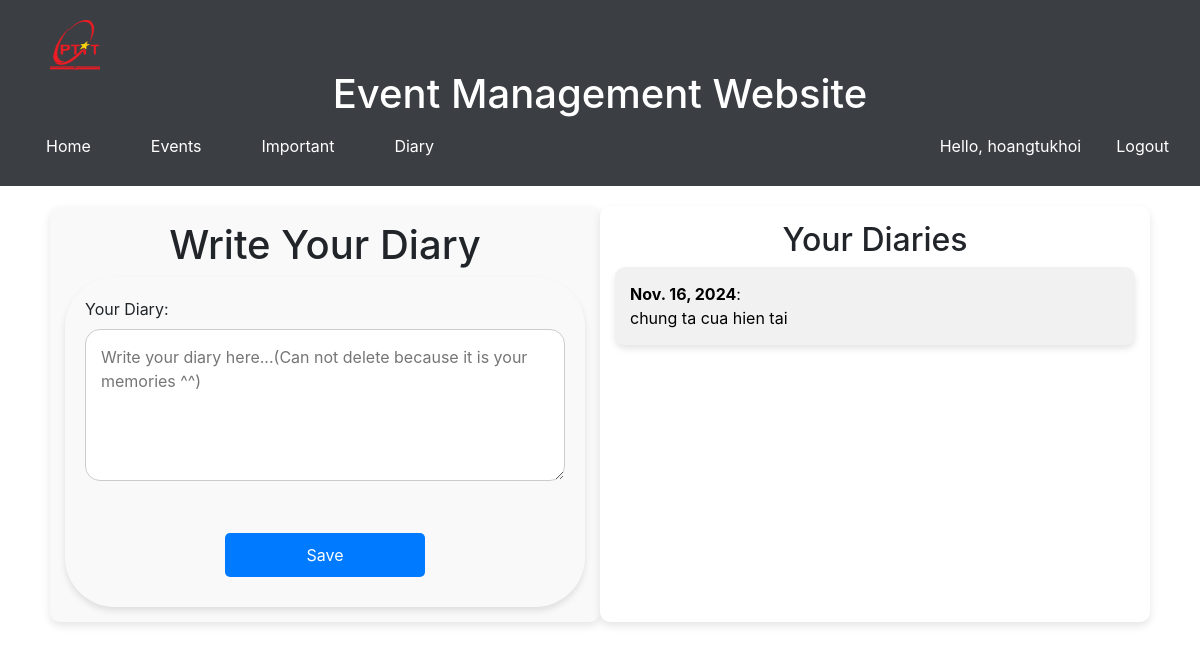
Before: /diary/ (signed in) with the older database file.
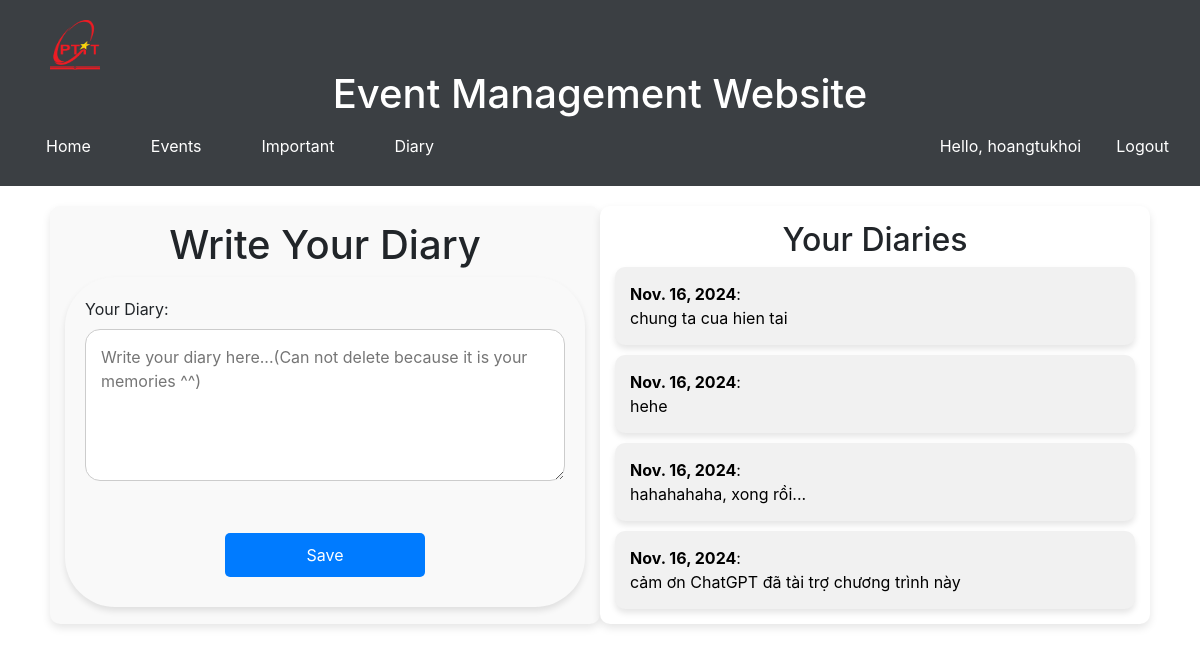
After: the same page with the newer database file.
### app/models.py (models this page shows, shortened)
class Diary(models.Model):
    date = models.DateField()
    user = models.ForeignKey(User, on_delete=models.CASCADE, null=True)
    diary = models.TextField()

### app/views.py (the view)
# urls.py: path('diary/', views.diary, name='diary'),
def diary(request):
    user_diaries = Diary.objects.filter(user=request.user).order_by('-date')
    if request.method == 'POST':
        form = DiaryForm(request.POST)
        if form.is_valid():
            diary_entry = form.save(commit=False)
            diary_entry.user = request.user
            diary_entry.date = now().date()  # Ghi lại ngày hôm nay
            diary_entry.save()
            return redirect('diary')  # Trở lại trang nhật ký
    else:
        form = DiaryForm()
    return render(request, 'app/diary.html', {'form': form, 'user_diaries': user_diaries})

### app/forms.py
class DiaryForm(forms.ModelForm):
    class Meta:
        model = Diary
        fields = ['diary']  # Chỉ hiển thị ô để viết nhật ký
        widgets = {
            'diary': forms.Textarea(attrs={'rows': 5, 'placeholder': 'Write your diary here...(Can not delete because it is your memories ^^)'}),
        }
        labels = {
            'diary': 'Your Diary',
        }

### app/templates/app/diary.html (shortened to what this page needs)
{% extends 'app/base.html' %}
{% load static %}
{% block diary %}
<link rel="stylesheet" href="{% static 'css/diary.css' %}">
<div class="container">
    <div class="left-section">
        <h1>Write Your Diary</h1>
        <form method="post">
            {{ form.as_p }}
            <button type="submit">Save</button>
        </form>
    </div>
    <div class="right-section">
        <h2>Your Diaries</h2>
        {% if user_diaries %}
            <div class="diary-list">
                {% for diary in user_diaries %}
                    <div class="diary-item" >
                        <a href="{% url 'edit_diary' diary.id %}" style="color: black; text-decoration: none;">
                            <strong>{{ diary.date }}</strong>: <br>
                            {{ diary.diary }}
                        </a>
                    </div>
                {% endfor %}
            </div>
        {% else %}
            <p>No diary entries yet. Start writing!</p>
        {% endif %}
    </div>
</div>
{% endblock diary %}

Changed rows visible on the page:
added Diary: date "Nov. 16, 2024", diary "hehe"
added Diary: date "Nov. 16, 2024", diary "hahahahaha, xong rồi..."
added Diary: date "Nov. 16, 2024", diary "cảm ơn ChatGPT đã tài trợ chương trình này"
